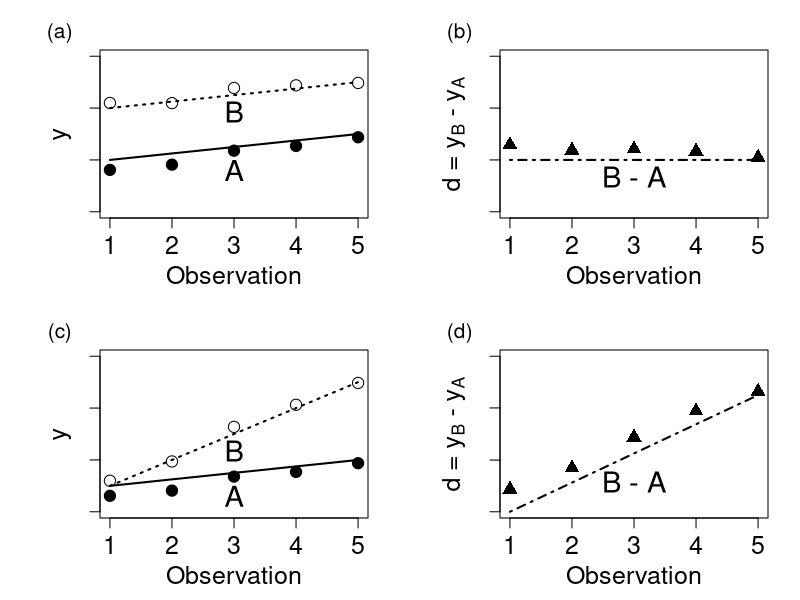
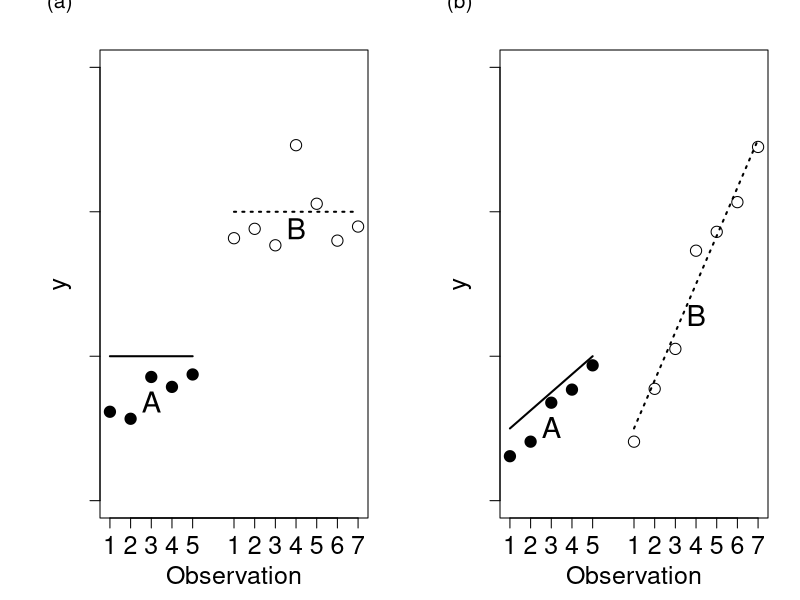

Generate these figures, in order, with R:
#==========================================================================================================
#**********************************************************************************************************
# N-of-1 t-tests: Figures 1 and 2
# Run time: less than 1 minute
#           on a Dell OptiPlex 990 with an 
#           Intel Core i7-2600 CPU @ 3.40 GHz
#           with 8.0 GB of RAM
#           R version 3.4.1
#**********************************************************************************************************
#==========================================================================================================


#==========================================================================================================
#------------------------------------------------- Set-up -------------------------------------------------
#==========================================================================================================
# Change to correct folder   
setwd("<insert location where figures will be outputted>")

# Load library
library(MASS)

# Serially correlated errors generated with rho=.5
# epsilon1 and epsilon3 have m=5, epsilon2 has m=7
epsilon1 <- c(-1.1535625, -1.2990488, -0.4307985, -0.6368679, -0.3788991)
epsilon2 <- c(-0.5491445, -0.3542094, -0.6961421, 1.3830632, 0.1664940, -0.5992540, -0.3068639)
epsilon3 <- c(0.59285090, -0.17726845, 0.82539252, 0.37960591, -0.09169061)


#==========================================================================================================
#------------------------------------------------ Figures -------------------------------------------------
#==========================================================================================================

#------------------------------------------------ Figure 1 ------------------------------------------------
tiff("N-of-1 t-tests Figure 1.tiff", bg="white", width=900, height=600, compression="lzw")
layout(matrix(c(1,3,2,4),2,2))
resize <- 1
#       btm, lt, top, rt
par(mar=c(4.1,5,2.5,1.6), xpd=NA, cex=resize)

# (a) Paired level-change A ----
x <- 1:5
y0 <- c(1+(0:4/4)); y1 <- c(3+(0:4/4))
.x <- c(x,x); y <- c(y0,y1)
ydat <- y+c(epsilon1,epsilon3)/3
shapes <- c( rep(19,5), rep(1,5))
plot(.x, ydat, pch=shapes, ylim=c(-1,5), axes=FALSE, ylab='', xlab='', cex=1.5*resize)
lines(x,y0, lty=1, lwd=resize*2)
lines(x,y1, lty=3, lwd=resize*2)
text(3,y0[3]-.25,'A',cex=1.75*resize,pos=1)
text(3,y1[3],'B',cex=1.75*resize,pos=1)
mtext('y', side=2, line=1.5, cex=1.5*resize)
mtext('Observation', side=1, line=2.5, cex=1.5*resize)
box()
axis(2, at=c(-1, 1, 3, 5), label=c(' ',' ',' ',' '))
axis(1, at=x, cex.axis=1.5*resize)
plotdim <- par("usr")
text(plotdim[2]-(plotdim[2]-plotdim[1])*1.15,(plotdim[4]-plotdim[3])*1.1+plotdim[3], "(a)",cex=1.25*resize)

# (b) Paired level-change B ----
d <- y1 - y0
ddat <- ydat[6:10] - ydat[1:5]
plot(x, ddat, pch=17, ylim=c(0,6), axes=FALSE, ylab='', xlab='', cex=1.5*resize)
#axis(2, at=c(-1, 0, 1, 2), label=c(' ',' ',' ',' '))
axis(2, at=c(0, 2, 4, 6), label=c(' ',' ',' ',' '), las=2)
axis(1, at=x, cex.axis=1.5*resize)
mtext(expression(paste("d = ", "y"["B"], " - ", "y"["A"])), side=2, line=1.5, cex=1.5*resize)
mtext('Observation', side=1, line=2.5, cex=1.5*resize)
box()
lines(x,d, lty=4, lwd=resize*2)
text(3,d[3],'B - A',cex=1.75*resize,pos=1)
plotdim <- par("usr")
text(plotdim[2]-(plotdim[2]-plotdim[1])*1.15,(plotdim[4]-plotdim[3])*1.1+plotdim[3], "(b)",cex=1.25*resize)

# (c) Paired rate-change A ----
x0 <- 1:5; x1 <- x0
y0 <- c(0:4)/4; y1 <- 0:4 
y <- c(y0,y1)
ydat <- y+c(epsilon1,epsilon3)/3
shapes <- c( rep(19,5), rep(1,5))
.x <- c(x0,x1); y <- c(y0,y1)
plot(.x, ydat, pch=shapes, ylim=c(-1,5), axes=FALSE, ylab='', xlab='', cex=1.5*resize)
lines(x,y0, lty=1, lwd=resize*2)
lines(x,y1, lty=3, lwd=resize*2)
mtext('y', side=2, line=1.5, cex=1.5*resize)
mtext('Observation', side=1, line=2.5, cex=1.5*resize)
axis(1, at=x0, cex.axis=1.5*resize)
axis(2, at=c(-1, 1, 3, 5), label=c(' ',' ',' ',' '))
text(3,y0[3]-.25,'A',cex=1.75*resize,pos=1)
text(3,y1[3],'B',cex=1.75*resize,pos=1)
box()
plotdim <- par("usr")
text(plotdim[2]-(plotdim[2]-plotdim[1])*1.15,(plotdim[4]-plotdim[3])*1.1+plotdim[3], "(c)",cex=1.25*resize)

# (d) Paired rate-change B ----
d <- y1 - y0
ddat <- ydat[6:10] - ydat[1:5]
plot(x0, ddat, pch=17, ylim=c(0,4), axes=FALSE, ylab='', xlab='', cex=1.5*resize)
axis(2, at=c(0, 1.33, 2.67, 4), label=c(' ',' ',' ',' '), las=2)
axis(1, at=x, cex.axis=1.5*resize)
mtext(expression(paste("d = ", "y"["B"], " - ", "y"["A"])), side=2, line=1.5, cex=1.5*resize)
mtext('Observation', side=1, line=2.5, cex=1.5*resize)
lines(x0,d, lty=4, lwd=resize*2)
box()
text(3,d[3]*.8,'B - A',cex=1.75*resize,pos=1)
plotdim <- par("usr")
text(plotdim[2]-(plotdim[2]-plotdim[1])*1.15,(plotdim[4]-plotdim[3])*1.1+plotdim[3], "(d)",cex=1.25*resize)
dev.off()

#------------------------------------------------ Figure 2 ------------------------------------------------
tiff("N-of-1 t-tests Figure 2.tiff", bg="white", width=900, height=300, compression="lzw")
layout(matrix(c(1,2),1,2))
resize <- 1
#       btm, lt, top, rt
par(mar=c(4.1,5,2.5,1.6), xpd=NA, cex=resize)
#par(mar=c(4.1,5,2.5,1.6), xpd=NA, cex=resize)

# (a) 2-sample level-change ----
x0 <- 1:5; x1 <- 7:13
y0 <- rep(0,5); y1 <- rep(1, 7)
x <- c(x0,x1); y <- c(y0,y1)
ydat <- y+c(epsilon1,epsilon2)/3
shapes <- c( rep(19,5), rep(1,7))
plot(x, ydat, pch=shapes, ylim=c(-1,2), axes=FALSE, xlab='', ylab='', cex=1.5*resize)
lines(x0,y0, lty=1, lwd=resize*2)
lines(x1,y1, lty=3, lwd=resize*2)
axis(1, at=c(1,3,5,7,9,11,13), label=c('1','3','5', '1','3','5','7'), cex.axis=1.5*resize)
axis(1, at=c(2,4,8,10,12), label=c('2','4', '2','4','6'), cex.axis=1.5*resize)
text(3,-.2,'A',cex=1.75*resize,pos=1)
text(10,1,'B',cex=1.75*resize,pos=1)
mtext('y', side=2, line=1.5, cex=1.5*resize)
mtext('Observation', side=1, line=2.5, cex=1.5*resize)
box()
axis(2, at=c(-1,0,1,2), label=c(' ',' ',' ',' '))
plotdim <- par("usr")
text(plotdim[2]-(plotdim[2]-plotdim[1])*1.15,(plotdim[4]-plotdim[3])*1.1+plotdim[3], "(a)",cex=1.25*resize)

# (b) 2-sample rate-change ----
x0 <- 1:5; x1 <- 7:13
y0 <- c(0:4)/4; y1 <- c(0:6)/1.5 
y <- c(y0,y1)
ydat <- y+c(epsilon1,epsilon2)/3
shapes <- c( rep(19,5), rep(1,7))
x <- c(x0,x1)
plot(x, ydat, pch=shapes, ylim=c(-1,5), axes=FALSE, ylab='', xlab='', cex=1.5*resize)
lines(x0,y0, lty=1, lwd=resize*2)
lines(x1,y1, lty=3, lwd=resize*2)
text(3,y0[3]*.5,'A',cex=1.75*resize,pos=1)
text(10,y1[4]*.9,'B',cex=1.75*resize,pos=1)
mtext('y', side=2, line=1.5, cex=1.5*resize)
mtext('Observation', side=1, line=2.5, cex=1.5*resize)
box()
axis(2, at=c(-1, 1, 3, 5), label=c(' ',' ',' ',' '))
axis(1, at=c(1,3,5,7,9,11,13), label=c('1','3','5', '1','3','5','7'), cex.axis=1.5*resize)
axis(1, at=c(2,4,8,10,12), label=c('2','4', '2','4','6'), cex.axis=1.5*resize)
plotdim <- par("usr")
text(plotdim[2]-(plotdim[2]-plotdim[1])*1.15,(plotdim[4]-plotdim[3])*1.1+plotdim[3], "(b)",cex=1.25*resize)
dev.off()





